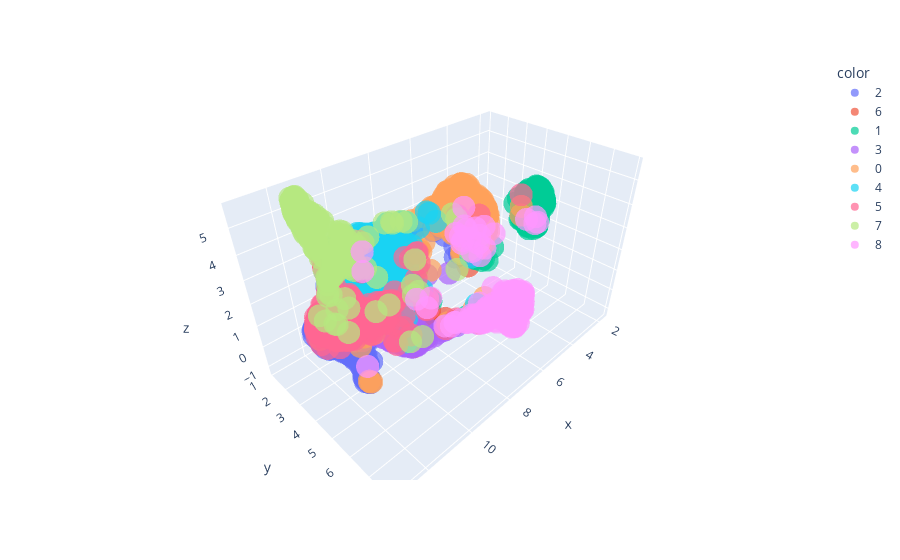

The notebook cell saved with this chart:
### Code cell
test_cifar9_features_pu = umap_comb.transform(test_cifar9_features_p)
plot_embedding_3d(test_cifar9_features_pu, test_cifar9_gt_preds)

### Figure 1 — Plotly figure (JSON) as saved in the notebook; plotly's stock layout.template omitted (floating-point values rounded to 4 significant figures; data arrays with more than 128 entries replaced by an {"elided": "..."} marker saying what was removed)
{"data": [{"hovertemplate": "color=2<br>x=%{x}<br>y=%{y}<br>z=%{z}<extra></extra>", "legendgroup": "2", "marker": {"color": "#636efa", "opacity": 0.7, "symbol": "circle"}, "mode": "markers", "name": "2", "scene": "scene", "showlegend": true, "type": "scatter3d", "x": {"elided": "252 float values"}, "y": {"elided": "252 float values"}, "z": {"elided": "252 float values"}}, {"hovertemplate": "color=6<br>x=%{x}<br>y=%{y}<br>z=%{z}<extra></extra>", "legendgroup": "6", "marker": {"color": "#EF553B", "opacity": 0.7, "symbol": "circle"}, "mode": "markers", "name": "6", "scene": "scene", "showlegend": true, "type": "scatter3d", "x": {"elided": "252 float values"}, "y": {"elided": "252 float values"}, "z": {"elided": "252 float values"}}, {"hovertemplate": "color=1<br>x=%{x}<br>y=%{y}<br>z=%{z}<extra></extra>", "legendgroup": "1", "marker": {"color": "#00cc96", "opacity": 0.7, "symbol": "circle"}, "mode": "markers", "name": "1", "scene": "scene", "showlegend": true, "type": "scatter3d", "x": {"elided": "230 float values"}, "y": {"elided": "230 float values"}, "z": {"elided": "230 float values"}}, {"hovertemplate": "color=3<br>x=%{x}<br>y=%{y}<br>z=%{z}<extra></extra>", "legendgroup": "3", "marker": {"color": "#ab63fa", "opacity": 0.7, "symbol": "circle"}, "mode": "markers", "name": "3", "scene": "scene", "showlegend": true, "type": "scatter3d", "x": {"elided": "282 float values"}, "y": {"elided": "282 float values"}, "z": {"elided": "282 float values"}}, {"hovertemplate": "color=0<br>x=%{x}<br>y=%{y}<br>z=%{z}<extra></extra>", "legendgroup": "0", "marker": {"color": "#FFA15A", "opacity": 0.7, "symbol": "circle"}, "mode": "markers", "name": "0", "scene": "scene", "showlegend": true, "type": "scatter3d", "x": {"elided": "279 float values"}, "y": {"elided": "279 float values"}, "z": {"elided": "279 float values"}}, {"hovertemplate": "color=4<br>x=%{x}<br>y=%{y}<br>z=%{z}<extra></extra>", "legendgroup": "4", "marker": {"color": "#19d3f3", "opacity": 0.7, "symbol": "circle"}, "mode": "markers", "name": "4", "scene": "scene", "showlegend": true, "type": "scatter3d", "x": {"elided": "252 float values"}, "y": {"elided": "252 float values"}, "z": {"elided": "252 float values"}}, {"hovertemplate": "color=5<br>x=%{x}<br>y=%{y}<br>z=%{z}<extra></extra>", "legendgroup": "5", "marker": {"color": "#FF6692", "opacity": 0.7, "symbol": "circle"}, "mode": "markers", "name": "5", "scene": "scene", "showlegend": true, "type": "scatter3d", "x": {"elided": "263 float values"}, "y": {"elided": "263 float values"}, "z": {"elided": "263 float values"}}, {"hovertemplate": "color=7<br>x=%{x}<br>y=%{y}<br>z=%{z}<extra></extra>", "legendgroup": "7", "marker": {"color": "#B6E880", "opacity": 0.7, "symbol": "circle"}, "mode": "markers", "name": "7", "scene": "scene", "showlegend": true, "type": "scatter3d", "x": {"elided": "222 float values"}, "y": {"elided": "222 float values"}, "z": {"elided": "222 float values"}}, {"hovertemplate": "color=8<br>x=%{x}<br>y=%{y}<br>z=%{z}<extra></extra>", "legendgroup": "8", "marker": {"color": "#FF97FF", "opacity": 0.7, "symbol": "circle"}, "mode": "markers", "name": "8", "scene": "scene", "showlegend": true, "type": "scatter3d", "x": {"elided": "218 float values"}, "y": {"elided": "218 float values"}, "z": {"elided": "218 float values"}}], "layout": {"legend": {"title": {"text": "color"}, "tracegroupgap": 0}, "margin": {"t": 60}, "scene": {"domain": {"x": [0, 1], "y": [0, 1]}, "xaxis": {"title": {"text": "x"}}, "yaxis": {"title": {"text": "y"}}, "zaxis": {"title": {"text": "z"}}}}}
